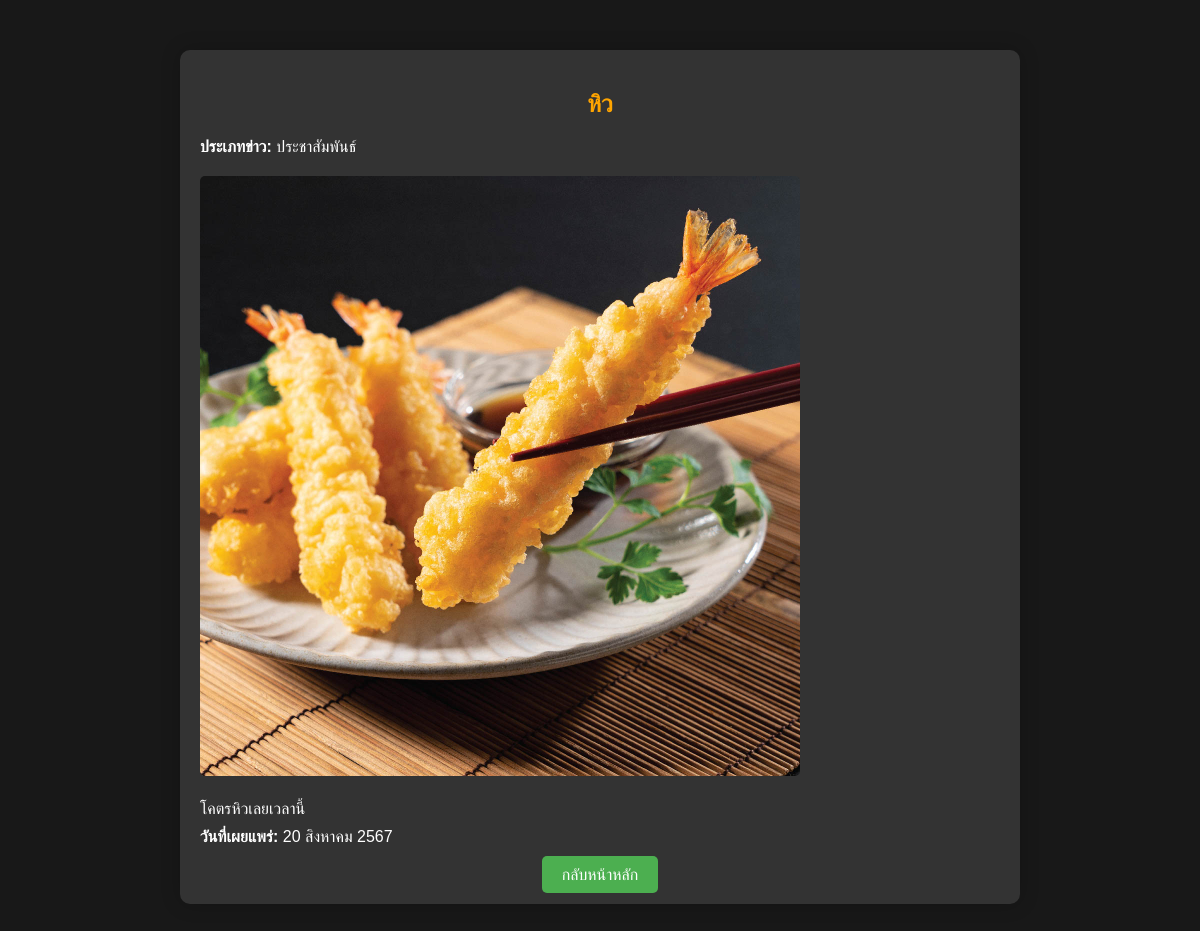
Page /view_information.php?id=21 (signed in) on the committed database.
### tables this page shows
CREATE TABLE `information` (
  `i_id` int(3) NOT NULL,
  `i_head` varchar(30) NOT NULL,
  `i_deltail` varchar(300) NOT NULL,
  `i_pic` blob NOT NULL,
  `i_cover` blob NOT NULL,
  `i_date` date NOT NULL,
  `a_id` varchar(20) NOT NULL,
  `itype_id` int(3) NOT NULL
);

CREATE TABLE `info_type` (
  `itype_id` int(3) NOT NULL,
  `itype_name` varchar(30) NOT NULL
);

### view_information.php (the view, shortened to what this page needs)
<?php
include 'db_connect.php';
function thai_date($date) {
    $thai_months = [
        "01" => "มกราคม",
        "02" => "กุมภาพันธ์",
        "03" => "มีนาคม",
        "04" => "เมษายน",
        "05" => "พฤษภาคม",
        "06" => "มิถุนายน",
        "07" => "กรกฎาคม",
        "08" => "สิงหาคม",
        "09" => "กันยายน",
        "10" => "ตุลาคม",
        "11" => "พฤศจิกายน",
        "12" => "ธันวาคม"
    ];
    $year = substr($date, 0, 4) + 543;
    $month = $thai_months[substr($date, 5, 2)];
    $day = substr($date, 8, 2);
    return "$day $month $year";
}
if (isset($_GET['id'])) {
    $i_id = $_GET['id'];
    $sql = "SELECT i.i_head, i.i_deltail, i.i_pic, i.i_cover, it.itype_name, i.i_date
            FROM information i
            INNER JOIN info_type it ON i.itype_id = it.itype_id
            WHERE i.i_id = ?";
    $stmt = $conn->prepare($sql);
    $stmt->bind_param("i", $i_id);
    $stmt->execute();
    $result = $stmt->get_result();
    if ($result->num_rows > 0) {
        $row = $result->fetch_assoc();
    } else {
        echo "ไม่พบข้อมูล";
        exit();
    }
} else {
    echo "ไม่มีข้อมูลที่ร้องขอ";
    exit();
}
?>
<!DOCTYPE html>
<html lang="th">
<head>
</head>
<body>
    <div class="container">
        <h2><?php echo htmlspecialchars($row['i_head']); ?></h2>
        <div class="news-detail">
            <p><strong>ประเภทข่าว:</strong> <?php echo htmlspecialchars($row['itype_name']); ?></p>
            <?php if (!empty($row['i_cover'])): ?>
                <img src="uploads/<?php echo htmlspecialchars($row['i_cover']); ?>" alt="รูปภาพปก">
            <?php endif; ?>
            <p><?php echo nl2br(htmlspecialchars($row['i_deltail'])); ?></p>
            <p><strong>วันที่เผยแพร่:</strong> <?php echo htmlspecialchars(thai_date($row['i_date'])); ?></p>
        </div>
        <div class="back-link">
            <a href="display_information.php">กลับหน้าหลัก</a>
        </div>
    </div>
</body>
</html>

### view_information.php (style rules this page uses)
body { font-family: Arial, sans-serif; background-color: #181818; color: #fff; text-align: center; margin: 0; padding: 0; display: flex; justify-content: center; align-items: center; min-height: 100vh; }
.container { width: 80%; max-width: 800px; background-color: #333; padding: 20px; border-radius: 10px; box-shadow: 0 0 20px rgba(0, 0, 0, 0.2); margin: 50px auto; }
h2 { color: #ffa500; margin-bottom: 20px; }
.news-detail { text-align: left; margin-bottom: 20px; }
.news-detail img { width: 100%; max-width: 600px; height: auto; margin: 10px 0; border-radius: 5px; object-fit: cover; }
.news-detail p { margin: 10px 0; }
.back-link { margin-top: 20px; }
.back-link a { background-color: #4CAF50; color: white; padding: 10px 20px; text-decoration: none; border-radius: 5px; transition: background-color 0.3s ease; }

### rows in the picture
information: i_head "หิว", itype.itype_name "ประชาสัมพันธ์", i_cover (picture), i_deltail "โคตรหิวเลยเวลานี้", i_date "20 สิงหาคม 2567"
